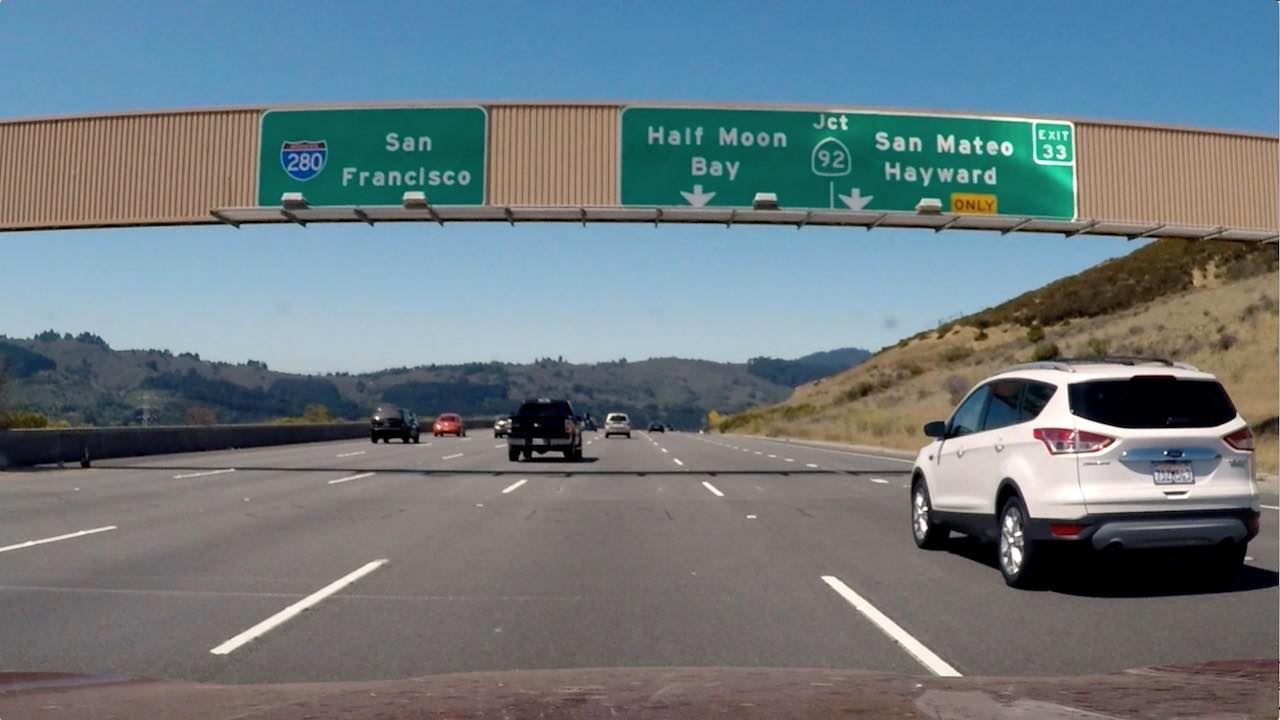
#> input picture CarND-PreProject4/Edge Detection/data/signs_vehicles_xygrad.png, 1280 x 720 px
$ jupyter execute --allow-errors sobel.ipynb   (older library calls are emulated)
#> lines starting #> are read from the running program, lines starting #| are printed output that depends on the picture
[cell 1]
import numpy as np
import cv2
import matplotlib.pyplot as plt
import matplotlib.image as mpimg
import pickle


def abs_sobel_thresh(img, orient='x', sobel_kernel=3, thresh=(0, 255)):
    # Calculate directional gradient
    # Grayscale
    gray = cv2.cvtColor(image, cv2.COLOR_RGB2GRAY)
    # Calculate the x and y gradients
    sobel = cv2.Sobel(gray, cv2.CV_64F, orient=='x', orient!='x', ksize=sobel_kernel)

    #Absolute
    abs_sobel = np.absolute(sobel)

    # Rescale back to 8 bit integer
    scaled_sobel = np.uint8(255*abs_sobel/np.max(abs_sobel))

    # Apply threshold
    grad_binary =  np.zeros_like(abs_sobel)
    grad_binary[(scaled_sobel >= thresh[0]) & (scaled_sobel <= thresh[1])] = 1
    return grad_binary

def mag_thresh(image, sobel_kernel=3, mag_thresh=(0, 255)):
    # Convert to grayscale
    gray = cv2.cvtColor(image, cv2.COLOR_RGB2GRAY)
    # Take both Sobel x and y gradients
    sobelx = cv2.Sobel(gray, cv2.CV_64F, 1, 0, ksize=sobel_kernel)
    sobely = cv2.Sobel(gray, cv2.CV_64F, 0, 1, ksize=sobel_kernel)

    # Calculate the gradient magnitude
    gradmag = np.sqrt(sobelx**2 + sobely**2)
    # Rescale to 8 bit
    scale_factor = np.max(gradmag)/255
    gradmag = (gradmag/scale_factor).astype(np.uint8)

    # Create a binary image of ones where threshold is met, zeros otherwise
    mag_binary = np.zeros_like(gradmag)
    mag_binary[(gradmag >= mag_thresh[0]) & (gradmag <= mag_thresh[1])] = 1
    return mag_binary

def dir_threshold(image, sobel_kernel=3, thresh=(0, np.pi/2)):
    # Calculate gradient direction
    # Grayscale
    gray = cv2.cvtColor(image, cv2.COLOR_RGB2GRAY)
    # Calculate the x and y gradients
    sobelx = cv2.Sobel(gray, cv2.CV_64F, 1, 0, ksize=sobel_kernel)
    sobely = cv2.Sobel(gray, cv2.CV_64F, 0, 1, ksize=sobel_kernel)

    # Take the absolute value of the gradient direction,
    # apply a threshold, and create a binary image result
    absgraddir = np.arctan2(np.absolute(sobely), np.absolute(sobelx))
    dir_binary =  np.zeros_like(absgraddir)
    dir_binary[(absgraddir >= thresh[0]) & (absgraddir <= thresh[1])] = 1

    return dir_binary

# Read in an image
image = mpimg.imread('./data/signs_vehicles_xygrad.png')
#> image is the input picture: shape (720, 1280, 3) float32; mean R, G, B 0.428, 0.477, 0.5

# Choose a Sobel kernel size
ksize = 15 # Choose a larger odd number to smooth gradient measurements

# Apply each of the thresholding functions
#> (the rest of this cell did not finish here and is left out)

#> in abs_sobel_thresh, `gray = cv2.cvtColor(image, cv2.COLOR_RGB2GRAY)`:
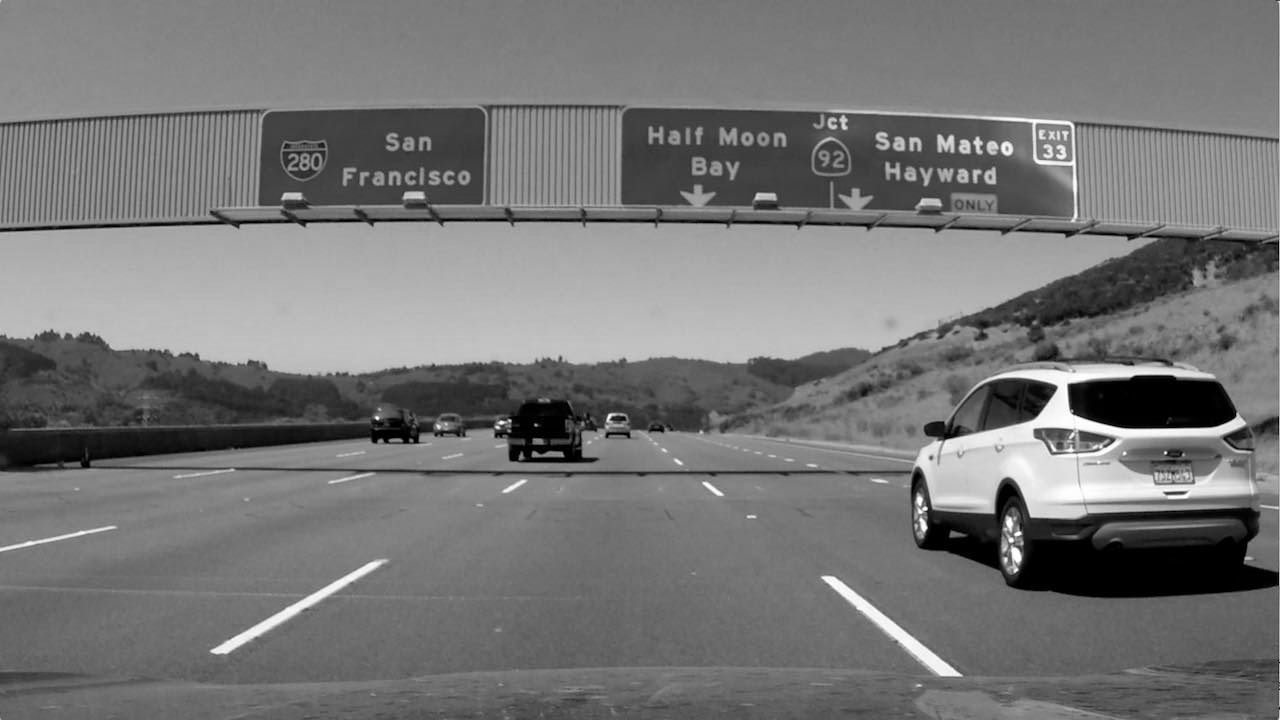
#> gray: shape (720, 1280) float32; min 0, max 0.999, mean 0.465
grady = abs_sobel_thresh(image, orient='y', sobel_kernel=ksize, thresh=(20, 100))
mag_binary = mag_thresh(image, sobel_kernel=ksize, mag_thresh=(20, 100))
dir_binary = dir_threshold(image, sobel_kernel=ksize, thresh=(0.7, 1.3))
                           #thresh=(0, np.pi/2))

combined = np.zeros_like(dir_binary)
combined[((gradx == 1) & (grady == 1)) | ((mag_binary == 1) & (dir_binary == 1))] = 1

# Plot the result
f, ((ax1, ax2), (ax3, ax4), (ax5, ax6)) = plt.subplots(3, 2, figsize=(24, 15))
f.tight_layout()
ax1.imshow(gradx, cmap='gray')
ax1.set_title('gradx', fontsize=50)
ax2.imshow(grady, cmap='gray')
ax2.set_title('grady', fontsize=50)
ax3.imshow(mag_binary, cmap='gray')
ax3.set_title('mag_binary', fontsize=50)
ax4.imshow(dir_binary, cmap='gray')
ax4.set_title('dir_binary', fontsize=50)
ax5.imshow(combined, cmap='gray')
ax5.set_title('combined', fontsize=50)
plt.subplots_adjust(left=0., right=1, top=0.9, bottom=0.)
plt.show()
